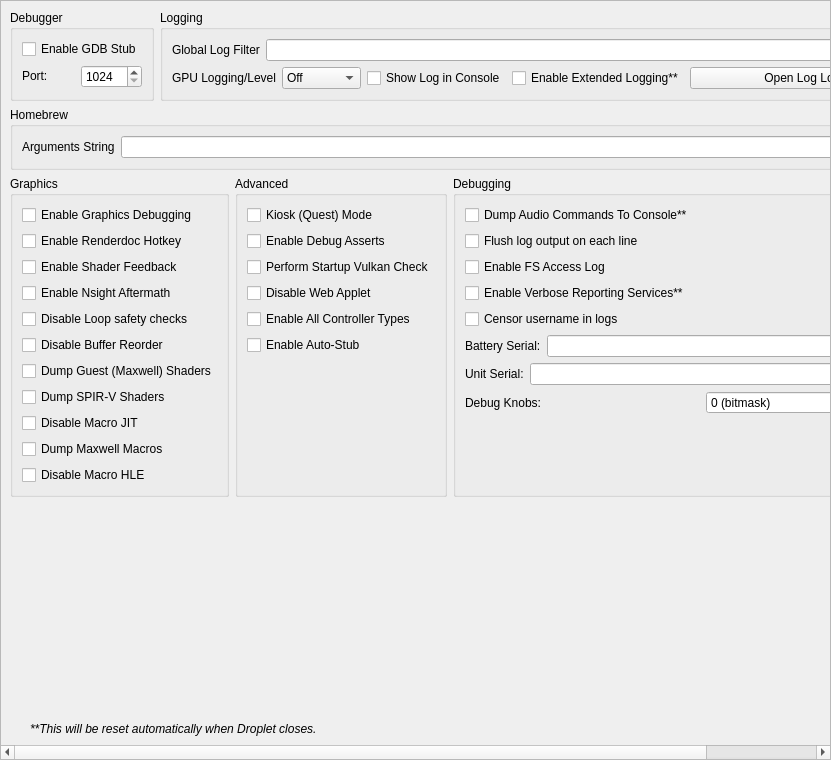
<?xml version="1.0" encoding="UTF-8"?>
<ui version="4.0">
 <class>ConfigureDebug</class>
 <widget class="QScrollArea" name="ConfigureDebug">
  <property name="geometry">
   <rect>
    <x>0</x>
    <y>0</y>
    <width>831</width>
    <height>760</height>
   </rect>
  </property>
  <property name="widgetResizable">
   <bool>true</bool>
  </property>
  <widget class="QWidget" name="widget">
   <property name="geometry">
    <rect>
     <x>0</x>
     <y>0</y>
     <width>829</width>
     <height>758</height>
    </rect>
   </property>
   <layout class="QVBoxLayout" name="verticalLayout_1">
    <item>
     <layout class="QHBoxLayout" name="horizontalLayout">
      <property name="topMargin">
       <number>0</number>
      </property>
      <item>
       <widget class="QGroupBox" name="groupBox">
        <property name="sizePolicy">
         <sizepolicy hsizetype="Preferred" vsizetype="Preferred">
          <horstretch>0</horstretch>
          <verstretch>0</verstretch>
         </sizepolicy>
        </property>
        <property name="title">
         <string>Debugger</string>
        </property>
        <property name="alignment">
         <set>Qt::AlignmentFlag::AlignLeading|Qt::AlignmentFlag::AlignLeft|Qt::AlignmentFlag::AlignTop</set>
        </property>
        <property name="flat">
         <bool>false</bool>
        </property>
        <property name="checkable">
         <bool>false</bool>
        </property>
        <layout class="QVBoxLayout" name="verticalLayout_3">
         <item>
          <widget class="QWidget" name="debug_widget" native="true">
           <property name="sizePolicy">
            <sizepolicy hsizetype="Preferred" vsizetype="Maximum">
             <horstretch>0</horstretch>
             <verstretch>0</verstretch>
            </sizepolicy>
           </property>
           <layout class="QVBoxLayout" name="verticalLayout">
            <property name="sizeConstraint">
             <enum>QLayout::SizeConstraint::SetDefaultConstraint</enum>
            </property>
            <property name="leftMargin">
             <number>0</number>
            </property>
            <property name="topMargin">
             <number>0</number>
            </property>
            <property name="rightMargin">
             <number>0</number>
            </property>
            <property name="bottomMargin">
             <number>0</number>
            </property>
            <item>
             <widget class="QCheckBox" name="toggle_gdbstub">
              <property name="sizePolicy">
               <sizepolicy hsizetype="Maximum" vsizetype="Maximum">
                <horstretch>0</horstretch>
                <verstretch>0</verstretch>
               </sizepolicy>
              </property>
              <property name="text">
               <string>Enable GDB Stub</string>
              </property>
             </widget>
            </item>
            <item>
             <widget class="QWidget" name="horizontalWidget_3" native="true">
              <property name="sizePolicy">
               <sizepolicy hsizetype="Preferred" vsizetype="Maximum">
                <horstretch>0</horstretch>
                <verstretch>0</verstretch>
               </sizepolicy>
              </property>
              <layout class="QHBoxLayout" name="horizontalLayout_3">
               <property name="leftMargin">
                <number>0</number>
               </property>
               <property name="topMargin">
                <number>0</number>
               </property>
               <property name="rightMargin">
                <number>0</number>
               </property>
               <property name="bottomMargin">
                <number>0</number>
               </property>
               <item>
                <widget class="QLabel" name="label_11">
                 <property name="sizePolicy">
                  <sizepolicy hsizetype="Minimum" vsizetype="Maximum">
                   <horstretch>0</horstretch>
                   <verstretch>0</verstretch>
                  </sizepolicy>
                 </property>
                 <property name="text">
                  <string>Port:</string>
                 </property>
                </widget>
               </item>
               <item>
                <widget class="QSpinBox" name="gdbport_spinbox">
                 <property name="sizePolicy">
                  <sizepolicy hsizetype="Preferred" vsizetype="Maximum">
                   <horstretch>0</horstretch>
                   <verstretch>0</verstretch>
                  </sizepolicy>
                 </property>
                 <property name="minimum">
                  <number>1024</number>
                 </property>
                 <property name="maximum">
                  <number>65535</number>
                 </property>
                </widget>
               </item>
              </layout>
             </widget>
            </item>
           </layout>
          </widget>
         </item>
        </layout>
       </widget>
      </item>
      <item>
       <widget class="QGroupBox" name="groupBox_2">
        <property name="sizePolicy">
         <sizepolicy hsizetype="Expanding" vsizetype="Preferred">
          <horstretch>0</horstretch>
          <verstretch>0</verstretch>
         </sizepolicy>
        </property>
        <property name="title">
         <string>Logging</string>
        </property>
        <layout class="QGridLayout" name="gridLayout_1">
         <item row="0" column="0" colspan="4">
          <widget class="QWidget" name="logging_widget" native="true">
           <property name="sizePolicy">
            <sizepolicy hsizetype="Preferred" vsizetype="Maximum">
             <horstretch>0</horstretch>
             <verstretch>0</verstretch>
            </sizepolicy>
           </property>
           <layout class="QHBoxLayout" name="horizontalLayout_1">
            <property name="leftMargin">
             <number>0</number>
            </property>
            <property name="topMargin">
             <number>0</number>
            </property>
            <property name="rightMargin">
             <number>0</number>
            </property>
            <property name="bottomMargin">
             <number>0</number>
            </property>
            <item>
             <widget class="QLabel" name="label_1">
              <property name="sizePolicy">
               <sizepolicy hsizetype="Preferred" vsizetype="Preferred">
                <horstretch>0</horstretch>
                <verstretch>0</verstretch>
               </sizepolicy>
              </property>
              <property name="text">
               <string>Global Log Filter</string>
              </property>
             </widget>
            </item>
            <item>
             <widget class="QLineEdit" name="log_filter_edit"/>
            </item>
           </layout>
          </widget>
         </item>
         <item row="1" column="0">
          <widget class="QWidget" name="gpu_log_level_widget" native="true">
           <property name="sizePolicy">
            <sizepolicy hsizetype="Preferred" vsizetype="Maximum">
             <horstretch>0</horstretch>
             <verstretch>0</verstretch>
            </sizepolicy>
           </property>
           <layout class="QHBoxLayout" name="gpu_log_level_layout">
            <property name="leftMargin">
             <number>0</number>
            </property>
            <property name="topMargin">
             <number>0</number>
            </property>
            <property name="rightMargin">
             <number>0</number>
            </property>
            <property name="bottomMargin">
             <number>0</number>
            </property>
            <item>
             <widget class="QLabel" name="gpu_log_level_label">
              <property name="text">
               <string>GPU Logging/Level</string>
              </property>
             </widget>
            </item>
            <item>
             <widget class="QComboBox" name="gpu_log_level">
              <property name="toolTip">
               <string>Detail level for GPU logs. Off disables logging entirely.</string>
              </property>
              <item>
               <property name="text">
                <string>Off</string>
               </property>
              </item>
              <item>
               <property name="text">
                <string>Errors</string>
               </property>
              </item>
              <item>
               <property name="text">
                <string>Standard</string>
               </property>
              </item>
              <item>
               <property name="text">
                <string>Verbose</string>
               </property>
              </item>
              <item>
               <property name="text">
                <string>All</string>
               </property>
              </item>
             </widget>
            </item>
           </layout>
          </widget>
         </item>
         <item row="1" column="1">
          <widget class="QCheckBox" name="toggle_console">
           <property name="text">
            <string>Show Log in Console</string>
           </property>
          </widget>
         </item>
         <item row="1" column="2">
          <widget class="QCheckBox" name="extended_logging">
           <property name="enabled">
            <bool>true</bool>
           </property>
           <property name="toolTip">
            <string>When checked, the max size of the log increases from 100 MB to 1 GB</string>
           </property>
           <property name="text">
            <string>Enable Extended Logging**</string>
           </property>
          </widget>
         </item>
         <item row="1" column="3">
          <widget class="QPushButton" name="open_log_button">
           <property name="sizePolicy">
            <sizepolicy hsizetype="Expanding" vsizetype="Maximum">
             <horstretch>1</horstretch>
             <verstretch>0</verstretch>
            </sizepolicy>
           </property>
           <property name="minimumSize">
            <size>
             <width>250</width>
             <height>0</height>
            </size>
           </property>
           <property name="text">
            <string>Open Log Location</string>
           </property>
          </widget>
         </item>
        </layout>
       </widget>
      </item>
     </layout>
    </item>
    <item>
     <widget class="QGroupBox" name="groupBox_3">
      <property name="title">
       <string>Homebrew</string>
      </property>
      <layout class="QVBoxLayout" name="verticalLayout_5">
       <item>
        <layout class="QHBoxLayout" name="horizontalLayout_4">
         <item>
          <widget class="QLabel" name="label_3">
           <property name="text">
            <string>Arguments String</string>
           </property>
          </widget>
         </item>
         <item>
          <widget class="QLineEdit" name="homebrew_args_edit"/>
         </item>
        </layout>
       </item>
      </layout>
     </widget>
    </item>
    <item>
     <layout class="QHBoxLayout" name="horizontalLayout_2">
      <item>
       <widget class="QGroupBox" name="groupBox_4">
        <property name="title">
         <string>Graphics</string>
        </property>
        <layout class="QGridLayout" name="gridLayout_2">
         <item row="4" column="0">
          <widget class="QCheckBox" name="disable_loop_safety_checks">
           <property name="toolTip">
            <string>When checked, it executes shaders without loop logic changes</string>
           </property>
           <property name="text">
            <string>Disable Loop safety checks</string>
           </property>
          </widget>
         </item>
         <item row="9" column="0">
          <widget class="QCheckBox" name="dump_macros">
           <property name="enabled">
            <bool>true</bool>
           </property>
           <property name="toolTip">
            <string>When checked, it will dump all the macro programs of the GPU</string>
           </property>
           <property name="text">
            <string>Dump Maxwell Macros</string>
           </property>
          </widget>
         </item>
         <item row="3" column="0">
          <widget class="QCheckBox" name="enable_nsight_aftermath">
           <property name="toolTip">
            <string>When checked, it enables Nsight Aftermath crash dumps</string>
           </property>
           <property name="text">
            <string>Enable Nsight Aftermath</string>
           </property>
          </widget>
         </item>
         <item row="6" column="0">
          <widget class="QCheckBox" name="dump_guest_shaders">
           <property name="enabled">
            <bool>true</bool>
           </property>
           <property name="toolTip">
            <string>When checked, it will dump original Maxwell guest shader bytecode (the input to the recompiler) as .ash files under DumpDir/shaders/. Useful for inspection with nvdisasm.</string>
           </property>
           <property name="text">
            <string>Dump Guest (Maxwell) Shaders</string>
           </property>
          </widget>
         </item>
         <item row="1" column="0">
          <widget class="QCheckBox" name="enable_renderdoc_hotkey">
           <property name="text">
            <string>Enable Renderdoc Hotkey</string>
           </property>
          </widget>
         </item>
         <item row="8" column="0">
          <widget class="QCheckBox" name="disable_macro_jit">
           <property name="enabled">
            <bool>true</bool>
           </property>
           <property name="toolTip">
            <string>When checked, it disables the macro Just In Time compiler. Enabling this makes games run slower</string>
           </property>
           <property name="text">
            <string>Disable Macro JIT</string>
           </property>
          </widget>
         </item>
         <item row="10" column="0">
          <widget class="QCheckBox" name="disable_macro_hle">
           <property name="enabled">
            <bool>true</bool>
           </property>
           <property name="toolTip">
            <string>When checked, it disables the macro HLE functions. Enabling this makes games run slower</string>
           </property>
           <property name="text">
            <string>Disable Macro HLE</string>
           </property>
          </widget>
         </item>
         <item row="0" column="0">
          <widget class="QCheckBox" name="enable_graphics_debugging">
           <property name="enabled">
            <bool>true</bool>
           </property>
           <property name="toolTip">
            <string>When checked, the graphics API enters a slower debugging mode</string>
           </property>
           <property name="text">
            <string>Enable Graphics Debugging</string>
           </property>
          </widget>
         </item>
         <item row="11" column="0">
          <spacer name="verticalSpacer_5">
           <property name="orientation">
            <enum>Qt::Orientation::Vertical</enum>
           </property>
           <property name="sizeType">
            <enum>QSizePolicy::Policy::Preferred</enum>
           </property>
           <property name="sizeHint" stdset="0">
            <size>
             <width>20</width>
             <height>0</height>
            </size>
           </property>
          </spacer>
         </item>
         <item row="2" column="0">
          <widget class="QCheckBox" name="enable_shader_feedback">
           <property name="toolTip">
            <string>When checked, Droplet will log statistics about the compiled pipeline cache</string>
           </property>
           <property name="text">
            <string>Enable Shader Feedback</string>
           </property>
          </widget>
         </item>
         <item row="5" column="0">
          <widget class="QCheckBox" name="disable_buffer_reorder">
           <property name="toolTip">
            <string>&lt;html&gt;&lt;head/&gt;&lt;body&gt;&lt;p&gt;When checked, disables reordering of mapped memory uploads which allows to associate uploads with specific draws. May reduce performance in some cases.&lt;/p&gt;&lt;/body&gt;&lt;/html&gt;</string>
           </property>
           <property name="text">
            <string>Disable Buffer Reorder</string>
           </property>
          </widget>
         </item>
         <item row="7" column="0">
          <widget class="QCheckBox" name="gpu_log_shader_dumps">
           <property name="toolTip">
            <string>When checked, it will dump the recompiler's output SPIR-V binaries (.spv) under LogDir/shaders/. Inspect via SPIRV-Tools (spirv-dis / spirv-cross / spirv-val) or RenderDoc.</string>
           </property>
           <property name="text">
            <string>Dump SPIR-V Shaders</string>
           </property>
          </widget>
         </item>
        </layout>
       </widget>
      </item>
      <item>
       <widget class="QGroupBox" name="groupBox_6">
        <property name="title">
         <string>Advanced</string>
        </property>
        <layout class="QGridLayout" name="gridLayout_4">
         <item row="3" column="0">
          <widget class="QCheckBox" name="perform_vulkan_check">
           <property name="toolTip">
            <string>Enables Droplet to check for a working Vulkan environment when the program starts up. Disable this if this is causing issues with external programs seeing Droplet.</string>
           </property>
           <property name="text">
            <string>Perform Startup Vulkan Check</string>
           </property>
          </widget>
         </item>
         <item row="4" column="0">
          <widget class="QCheckBox" name="disable_web_applet">
           <property name="text">
            <string>Disable Web Applet</string>
           </property>
          </widget>
         </item>
         <item row="5" column="0">
          <widget class="QCheckBox" name="enable_all_controllers">
           <property name="text">
            <string>Enable All Controller Types</string>
           </property>
          </widget>
         </item>
         <item row="6" column="0">
          <widget class="QCheckBox" name="use_auto_stub">
           <property name="text">
            <string>Enable Auto-Stub</string>
           </property>
          </widget>
         </item>
         <item row="0" column="0">
          <widget class="QCheckBox" name="quest_flag">
           <property name="text">
            <string>Kiosk (Quest) Mode</string>
           </property>
          </widget>
         </item>
         <item row="2" column="0">
          <widget class="QCheckBox" name="use_debug_asserts">
           <property name="text">
            <string>Enable Debug Asserts</string>
           </property>
          </widget>
         </item>
         <item row="7" column="0">
          <spacer name="verticalSpacer_4">
           <property name="orientation">
            <enum>Qt::Orientation::Vertical</enum>
           </property>
           <property name="sizeType">
            <enum>QSizePolicy::Policy::Expanding</enum>
           </property>
           <property name="sizeHint" stdset="0">
            <size>
             <width>20</width>
             <height>0</height>
            </size>
           </property>
          </spacer>
         </item>
        </layout>
       </widget>
      </item>
      <item>
       <widget class="QGroupBox" name="groupBox_5">
        <property name="title">
         <string>Debugging</string>
        </property>
        <layout class="QGridLayout" name="gridLayout_3">
         <item row="6" column="0">
          <widget class="QWidget" name="serial_battery_widget" native="true">
           <property name="sizePolicy">
            <sizepolicy hsizetype="Preferred" vsizetype="Maximum">
             <horstretch>0</horstretch>
             <verstretch>0</verstretch>
            </sizepolicy>
           </property>
           <layout class="QHBoxLayout" name="horizontalLayout_11">
            <property name="leftMargin">
             <number>0</number>
            </property>
            <property name="topMargin">
             <number>0</number>
            </property>
            <property name="rightMargin">
             <number>0</number>
            </property>
            <property name="bottomMargin">
             <number>0</number>
            </property>
            <item>
             <widget class="QLabel" name="label_12">
              <property name="sizePolicy">
               <sizepolicy hsizetype="Preferred" vsizetype="Preferred">
                <horstretch>0</horstretch>
                <verstretch>0</verstretch>
               </sizepolicy>
              </property>
              <property name="text">
               <string>Battery Serial:</string>
              </property>
             </widget>
            </item>
            <item>
             <widget class="QLineEdit" name="serial_battery_edit"/>
            </item>
           </layout>
          </widget>
         </item>
         <item row="8" column="0">
          <widget class="QWidget" name="debug_knobs_widget" native="true">
           <property name="sizePolicy">
            <sizepolicy hsizetype="Preferred" vsizetype="Maximum">
             <horstretch>0</horstretch>
             <verstretch>0</verstretch>
            </sizepolicy>
           </property>
           <layout class="QHBoxLayout" name="horizontalLayout_debug_knobs">
            <property name="leftMargin">
             <number>0</number>
            </property>
            <property name="topMargin">
             <number>0</number>
            </property>
            <property name="rightMargin">
             <number>0</number>
            </property>
            <property name="bottomMargin">
             <number>0</number>
            </property>
            <item>
             <widget class="QLabel" name="label_debug_knobs">
              <property name="sizePolicy">
               <sizepolicy hsizetype="Preferred" vsizetype="Preferred">
                <horstretch>0</horstretch>
                <verstretch>0</verstretch>
               </sizepolicy>
              </property>
              <property name="text">
               <string>Debug Knobs:</string>
              </property>
             </widget>
            </item>
            <item>
             <widget class="QSpinBox" name="debug_knobs_spinbox">
              <property name="minimum">
               <number>0</number>
              </property>
              <property name="maximum">
               <number>65535</number>
              </property>
              <property name="toolTip">
               <string>Bitmask for quick development toggles</string>
              </property>
              <property name="statusTip">
               <string>Set debug knobs (bitmask)</string>
              </property>
              <property name="whatsThis">
               <string>16-bit debug knob set for quick development toggles</string>
              </property>
              <property name="suffix">
               <string> (bitmask)</string>
              </property>
             </widget>
            </item>
           </layout>
          </widget>
         </item>
         <item row="7" column="0">
          <widget class="QWidget" name="serial_board_widget" native="true">
           <property name="sizePolicy">
            <sizepolicy hsizetype="Preferred" vsizetype="Maximum">
             <horstretch>0</horstretch>
             <verstretch>0</verstretch>
            </sizepolicy>
           </property>
           <layout class="QHBoxLayout" name="horizontalLayout_12">
            <property name="leftMargin">
             <number>0</number>
            </property>
            <property name="topMargin">
             <number>0</number>
            </property>
            <property name="rightMargin">
             <number>0</number>
            </property>
            <property name="bottomMargin">
             <number>0</number>
            </property>
            <item>
             <widget class="QLabel" name="label_13">
              <property name="sizePolicy">
               <sizepolicy hsizetype="Preferred" vsizetype="Preferred">
                <horstretch>0</horstretch>
                <verstretch>0</verstretch>
               </sizepolicy>
              </property>
              <property name="text">
               <string>Unit Serial:</string>
              </property>
             </widget>
            </item>
            <item>
             <widget class="QLineEdit" name="serial_board_edit"/>
            </item>
           </layout>
          </widget>
         </item>
         <item row="20" column="0">
          <spacer name="verticalSpacer_3">
           <property name="orientation">
            <enum>Qt::Orientation::Vertical</enum>
           </property>
           <property name="sizeType">
            <enum>QSizePolicy::Policy::Expanding</enum>
           </property>
           <property name="sizeHint" stdset="0">
            <size>
             <width>20</width>
             <height>0</height>
            </size>
           </property>
          </spacer>
         </item>
         <item row="1" column="0">
          <widget class="QCheckBox" name="dump_audio_commands">
           <property name="toolTip">
            <string>Enable this to output the latest generated audio command list to the console. Only affects games using the audio renderer.</string>
           </property>
           <property name="text">
            <string>Dump Audio Commands To Console**</string>
           </property>
          </widget>
         </item>
         <item row="2" column="0">
          <widget class="QCheckBox" name="flush_line">
           <property name="text">
            <string>Flush log output on each line</string>
           </property>
          </widget>
         </item>
         <item row="3" column="0">
          <widget class="QCheckBox" name="fs_access_log">
           <property name="text">
            <string>Enable FS Access Log</string>
           </property>
          </widget>
         </item>
         <item row="4" column="0">
          <widget class="QCheckBox" name="reporting_services">
           <property name="text">
            <string>Enable Verbose Reporting Services**</string>
           </property>
          </widget>
         </item>
         <item row="5" column="0">
          <widget class="QCheckBox" name="censor_username">
           <property name="text">
            <string>Censor username in logs</string>
           </property>
          </widget>
         </item>
        </layout>
       </widget>
      </item>
     </layout>
    </item>
    <item>
     <spacer name="verticalSpacer">
      <property name="orientation">
       <enum>Qt::Orientation::Vertical</enum>
      </property>
      <property name="sizeHint" stdset="0">
       <size>
        <width>20</width>
        <height>0</height>
       </size>
      </property>
     </spacer>
    </item>
    <item>
     <widget class="QLabel" name="label_5">
      <property name="sizePolicy">
       <sizepolicy hsizetype="Expanding" vsizetype="Preferred">
        <horstretch>0</horstretch>
        <verstretch>0</verstretch>
       </sizepolicy>
      </property>
      <property name="font">
       <font>
        <italic>true</italic>
       </font>
      </property>
      <property name="text">
       <string>**This will be reset automatically when Droplet closes.</string>
      </property>
      <property name="indent">
       <number>20</number>
      </property>
     </widget>
    </item>
   </layout>
  </widget>
 </widget>
 <tabstops>
  <tabstop>log_filter_edit</tabstop>
  <tabstop>toggle_console</tabstop>
  <tabstop>extended_logging</tabstop>
  <tabstop>open_log_button</tabstop>
  <tabstop>homebrew_args_edit</tabstop>
  <tabstop>enable_graphics_debugging</tabstop>
  <tabstop>enable_shader_feedback</tabstop>
  <tabstop>enable_nsight_aftermath</tabstop>
  <tabstop>fs_access_log</tabstop>
  <tabstop>reporting_services</tabstop>
  <tabstop>quest_flag</tabstop>
  <tabstop>use_debug_asserts</tabstop>
 </tabstops>
 <resources/>
 <connections/>
</ui>
